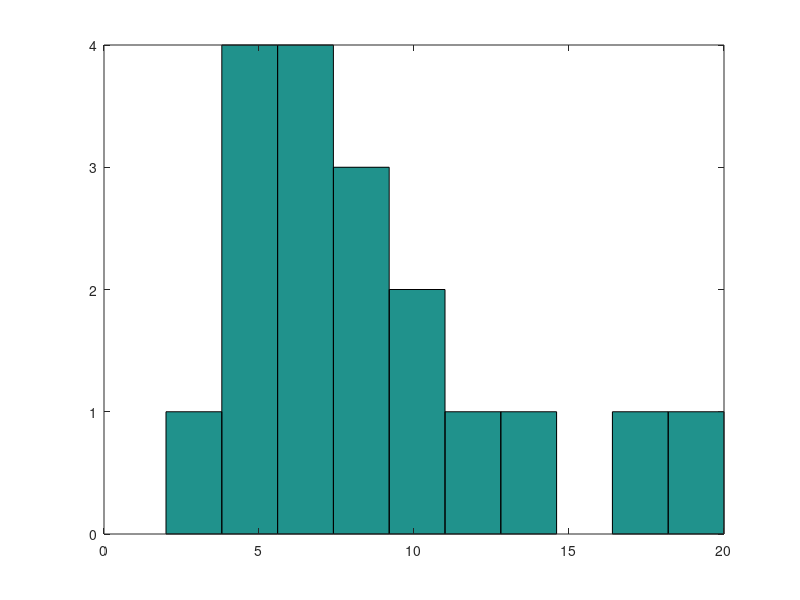

This chart was generated by the following MATLAB code:
x=[2 4 6 7 10 11 14 17 20];
y=[4 5 6 5 8 8 6 9 12];
x0=linspace(1,20,20);
s=[x y];
std=std(s)
median=median(s)
mode=mode(s)
var=var(s)
hist(s)